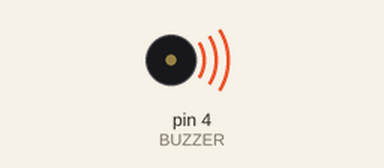
A sketch run on a simulated Arduino Uno, built with avr-gcc and run on an emulated ATmega328P. On the bench: buzzer (waves = sounding).

Above: at 0.2 s.
Timing chart, 0 to 3.0 s (numbered marks = the images above):
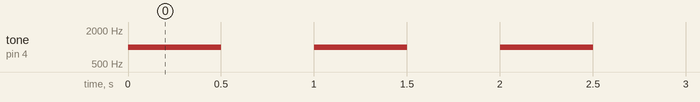

The sketch:

Buzzer-01.ino
```cpp
#define BUZZER 4  // 부저를 연결한 핀

void setup() {
    pinMode(BUZZER, OUTPUT);
}

void loop() {
    tone(BUZZER, 1000); // 1000Hz 소리 출력 (삐-)
    delay(500);         // 0.5초 대기
    noTone(BUZZER);     // 소리 끄기
    delay(500);         // 0.5초 대기
}
```

Measured:
- by itself, tone on pin 4 (BUZZER): alternates 1000 Hz for 0.50 s and silent for 0.50 s
